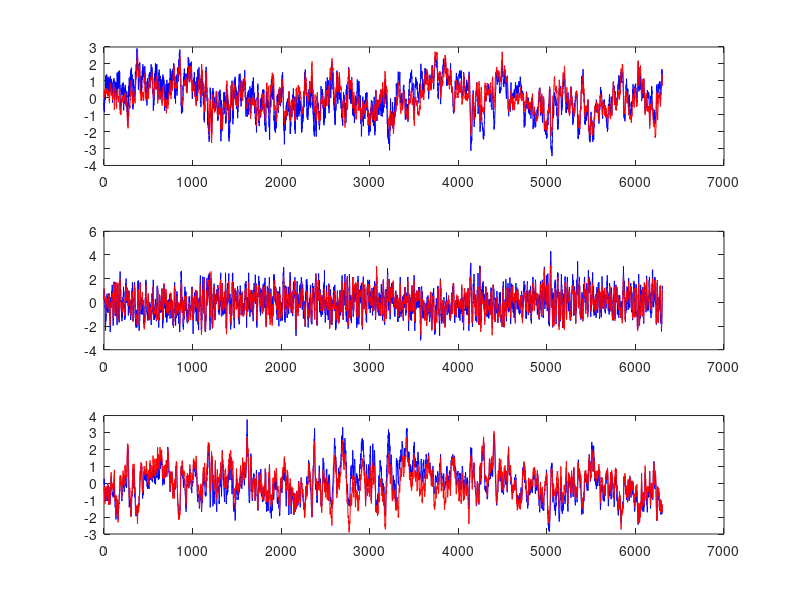

This chart was generated by the following MATLAB code:
%{
Contributed by:
	Favoreel
	KULeuven
	Departement Electrotechniek ESAT/SISTA
	Kardinaal Mercierlaan 94
	B-3001 Leuven
	Belgium
	wouter.favoreel@esat.kuleuven.ac.be
Description:
	A four-stage evaporator to reduce the water content of a product, 
	for example milk. The 3 inputs are feed flow, vapor flow to the 
	first evaporator stage and cooling water flow. The three outputs 
	are the dry matter content, the flow and the temperature of the 
	outcoming product.
Sampling:
Number:
	6305
Inputs:
	u1: feed flow to the first evaporator stage
	u2: vapor flow to the first evaporator stage
	u3: cooling water flow
Outputs:
	y1: dry matter content
	y2: flow of the outcoming product
	y3: temperature of the outcoming product
References:
	- Zhu Y., Van Overschee P., De Moor B., Ljung L., Comparison of 
	  three classes of identification methods. Proc. of SYSID '94, 
	  Vol. 1, 4-6 July, Copenhagen, Denmark, pp.~175-180, 1994.
Properties:
Columns:
	Column 1: input u1
	Column 2: input u2
	Column 3: input u3
	Column 4: output y1
	Column 5: output y2
	Column 6: output y3
Category:
	Thermic systems
Where:

%}

clear all, close all, clc

load evaporator.dat
U=evaporator(:,1:3);
Y=evaporator(:,4:6);


dat = iddata (Y, U)

[sys, x0] = moen4 (dat, 's', 10, 'n', 4)     % s=10, n=4


[y, t] = lsim (sys, U, [], x0);

err = norm (Y - y, 1) / norm (Y, 1)

figure (1)
p = columns (Y);
for k = 1 : p
  subplot (3, 1, k)
  plot (t, Y(:,k), 'b', t, y(:,k), 'r')
endfor


